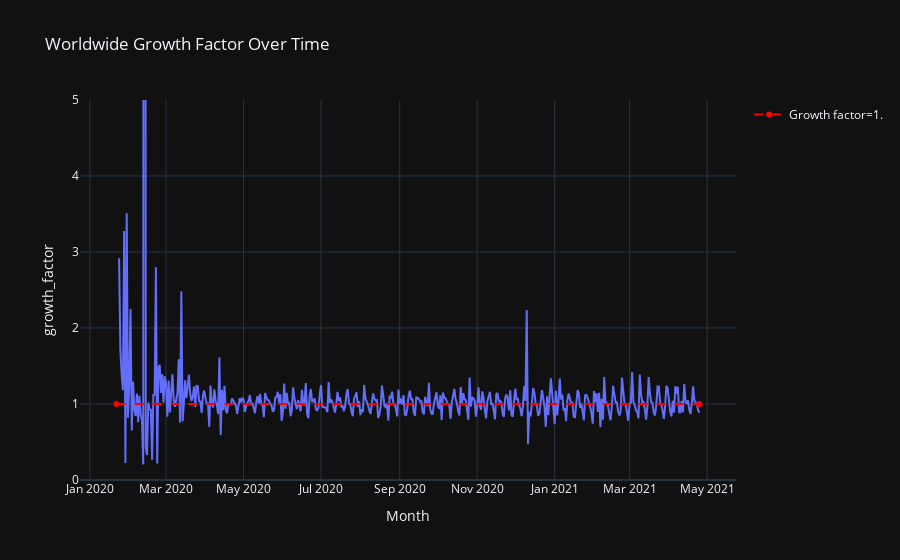

Notebook code cell kept with this figure:
### Code cell
fig = px.line(ww_df, x="Month", y="growth_factor", 
              title="Worldwide Growth Factor Over Time")
fig.add_trace(go.Scatter(x=[ww_df['Month'].min(), ww_df['Month'].max()], y=[1., 1.], name='Growth factor=1.', line=dict(dash='dash', color=('rgb(255, 0, 0)'))))
fig.update_yaxes(range=[0., 5.])
fig.show()

### Figure 1 — Plotly figure (JSON) as saved in the notebook; plotly's stock layout.template omitted (floating-point values rounded to 4 significant figures; data arrays with more than 128 entries replaced by an {"elided": "..."} marker saying what was removed)
{"data": [{"hovertemplate": "Month=%{x}<br>growth_factor=%{y}<extra></extra>", "legendgroup": "", "line": {"color": "#636efa", "dash": "solid"}, "mode": "lines", "name": "", "orientation": "v", "showlegend": false, "type": "scatter", "x": {"elided": "460 str values"}, "xaxis": "x", "y": {"elided": "460 float values"}, "yaxis": "y"}, {"line": {"color": "rgb(255, 0, 0)", "dash": "dash"}, "name": "Growth factor=1.", "type": "scatter", "x": ["2020-01-22", "2021-04-25"], "y": [1, 1]}], "layout": {"legend": {"tracegroupgap": 0}, "title": {"text": "Worldwide Growth Factor Over Time"}, "xaxis": {"anchor": "y", "domain": [0, 1], "title": {"text": "Month"}}, "yaxis": {"anchor": "x", "domain": [0, 1], "range": [0, 5], "title": {"text": "growth_factor"}}}}
